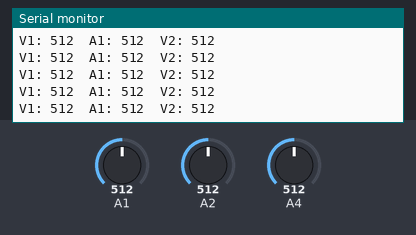
Bench run of a sketch on a simulated Arduino Uno, built with avr-gcc and run on an emulated ATmega328P. Parts: the last lines printed to the serial monitor. The inputs (shaded band) are chosen by the test bench; at power-on: A1 = 512, A2 = 512, A4 = 512.

Above: at 5.7 s.
5.8 s: A1 set to 982
At 5.86 s:
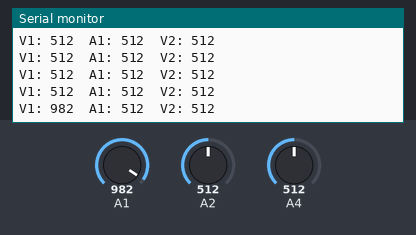
7.3 s: A1 set to 1010
At 7.37 s:
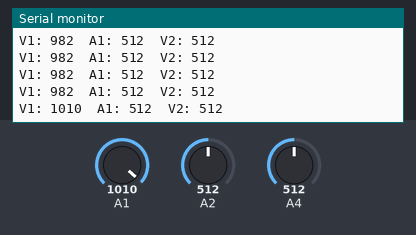
Timing chart, 0 to 10.3 s (numbered marks = the images above; inputs shaded):
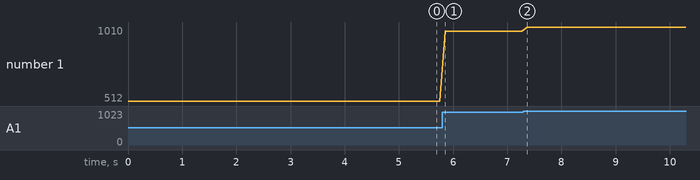

The sketch:

AnalogInputTest.ino
```cpp
void setup() {
  Serial.begin(9600);
}

void loop() {
  Serial.print("V1: ");
  Serial.print(analogRead(15));
  Serial.print("\tA1: ");
  Serial.print(analogRead(4));
  Serial.print("\tV2: ");
  Serial.print(analogRead(2));
  Serial.print("\n");
  delay(100);
}
```

Measured:
- after the input at 5.8 s, the serial monitor: prints a new line after 0.05 s (image 1)
- after the input at 7.3 s, the serial monitor: prints a new line after 0.07 s (image 2)
- plotted number 1: 512 → 982 after the input at 5.8 s, 982 → 1010 after the input at 7.3 s
